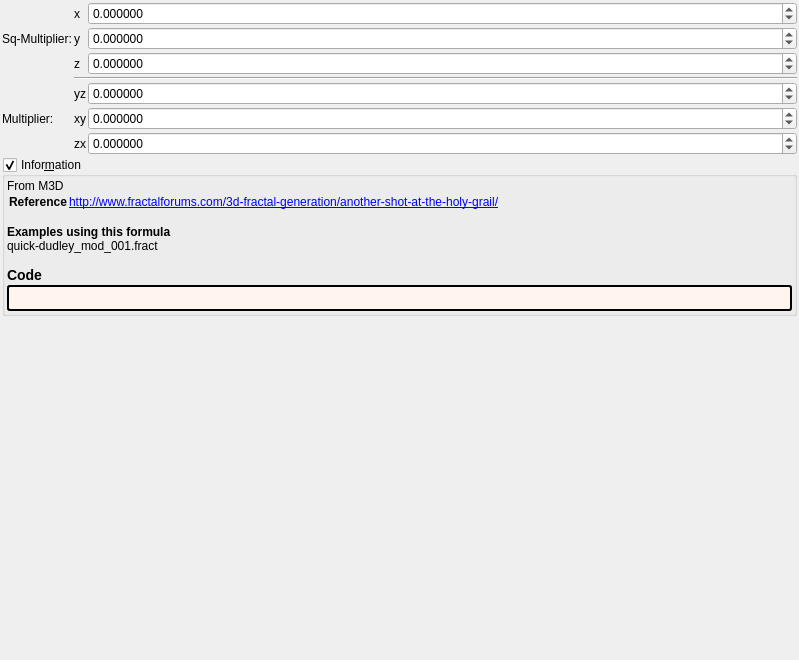
<?xml version="1.0" encoding="UTF-8"?>
<ui version="4.0">
 <class>quick_dudley_mod</class>
 <widget class="QWidget" name="Form">
  <property name="geometry">
   <rect>
    <x>0</x>
    <y>0</y>
    <width>799</width>
    <height>660</height>
   </rect>
  </property>
  <property name="windowTitle">
   <string notr="true">quick_dudley_mod</string>
  </property>
  <layout class="QVBoxLayout" name="verticalLayout">
   <property name="spacing">
    <number>2</number>
   </property>
   <property name="leftMargin">
    <number>2</number>
   </property>
   <property name="topMargin">
    <number>2</number>
   </property>
   <property name="rightMargin">
    <number>2</number>
   </property>
   <property name="bottomMargin">
    <number>2</number>
   </property>
   <item>
    <layout class="QGridLayout" name="gridLayout_64" columnstretch="0,0,0,0,1">
     <property name="spacing">
      <number>2</number>
     </property>
     <item row="2" column="4">
      <widget class="MyDoubleSpinBox" name="spinbox3_transf_constant_multiplier_111_y">
       <property name="sizePolicy">
        <sizepolicy hsizetype="Minimum" vsizetype="Maximum">
         <horstretch>0</horstretch>
         <verstretch>0</verstretch>
        </sizepolicy>
       </property>
       <property name="prefix">
        <string/>
       </property>
       <property name="suffix">
        <string/>
       </property>
       <property name="decimals">
        <number>6</number>
       </property>
       <property name="minimum">
        <double>-99.989999999999995</double>
       </property>
       <property name="maximum">
        <double>99.989999999999995</double>
       </property>
       <property name="singleStep">
        <double>0.100000000000000</double>
       </property>
      </widget>
     </item>
     <item row="3" column="4">
      <widget class="MyDoubleSpinBox" name="spinbox3_transf_constant_multiplier_111_z">
       <property name="sizePolicy">
        <sizepolicy hsizetype="Minimum" vsizetype="Maximum">
         <horstretch>0</horstretch>
         <verstretch>0</verstretch>
        </sizepolicy>
       </property>
       <property name="prefix">
        <string/>
       </property>
       <property name="suffix">
        <string/>
       </property>
       <property name="decimals">
        <number>6</number>
       </property>
       <property name="minimum">
        <double>-99.989999999999995</double>
       </property>
       <property name="maximum">
        <double>99.989999999999995</double>
       </property>
       <property name="singleStep">
        <double>0.100000000000000</double>
       </property>
      </widget>
     </item>
     <item row="6" column="1">
      <widget class="QLabel" name="label_269">
       <property name="text">
        <string>Multiplier:</string>
       </property>
      </widget>
     </item>
     <item row="2" column="1">
      <widget class="QLabel" name="label_267">
       <property name="text">
        <string>Sq-Multiplier:</string>
       </property>
      </widget>
     </item>
     <item row="5" column="4">
      <widget class="MyDoubleSpinBox" name="spinbox3_transf_constant_multiplier_222_x">
       <property name="sizePolicy">
        <sizepolicy hsizetype="Minimum" vsizetype="Maximum">
         <horstretch>0</horstretch>
         <verstretch>0</verstretch>
        </sizepolicy>
       </property>
       <property name="prefix">
        <string/>
       </property>
       <property name="suffix">
        <string/>
       </property>
       <property name="decimals">
        <number>6</number>
       </property>
       <property name="minimum">
        <double>-99.989999999999995</double>
       </property>
       <property name="maximum">
        <double>99.989999999999995</double>
       </property>
       <property name="singleStep">
        <double>0.100000000000000</double>
       </property>
      </widget>
     </item>
     <item row="7" column="4">
      <widget class="MyDoubleSpinBox" name="spinbox3_transf_constant_multiplier_222_z">
       <property name="sizePolicy">
        <sizepolicy hsizetype="Minimum" vsizetype="Maximum">
         <horstretch>0</horstretch>
         <verstretch>0</verstretch>
        </sizepolicy>
       </property>
       <property name="prefix">
        <string/>
       </property>
       <property name="suffix">
        <string/>
       </property>
       <property name="decimals">
        <number>6</number>
       </property>
       <property name="minimum">
        <double>-99.989999999999995</double>
       </property>
       <property name="maximum">
        <double>99.989999999999995</double>
       </property>
       <property name="singleStep">
        <double>0.100000000000000</double>
       </property>
      </widget>
     </item>
     <item row="6" column="4">
      <widget class="MyDoubleSpinBox" name="spinbox3_transf_constant_multiplier_222_y">
       <property name="sizePolicy">
        <sizepolicy hsizetype="Minimum" vsizetype="Maximum">
         <horstretch>0</horstretch>
         <verstretch>0</verstretch>
        </sizepolicy>
       </property>
       <property name="prefix">
        <string/>
       </property>
       <property name="suffix">
        <string/>
       </property>
       <property name="decimals">
        <number>6</number>
       </property>
       <property name="minimum">
        <double>-99.989999999999995</double>
       </property>
       <property name="maximum">
        <double>99.989999999999995</double>
       </property>
       <property name="singleStep">
        <double>0.100000000000000</double>
       </property>
      </widget>
     </item>
     <item row="1" column="4">
      <widget class="MyDoubleSpinBox" name="spinbox3_transf_constant_multiplier_111_x">
       <property name="sizePolicy">
        <sizepolicy hsizetype="Minimum" vsizetype="Maximum">
         <horstretch>0</horstretch>
         <verstretch>0</verstretch>
        </sizepolicy>
       </property>
       <property name="prefix">
        <string/>
       </property>
       <property name="suffix">
        <string/>
       </property>
       <property name="decimals">
        <number>6</number>
       </property>
       <property name="minimum">
        <double>-99.989999999999995</double>
       </property>
       <property name="maximum">
        <double>99.989999999999995</double>
       </property>
       <property name="singleStep">
        <double>0.100000000000000</double>
       </property>
      </widget>
     </item>
     <item row="1" column="2" colspan="2">
      <widget class="QLabel" name="label_257">
       <property name="text">
        <string notr="true">x</string>
       </property>
      </widget>
     </item>
     <item row="2" column="2" colspan="2">
      <widget class="QLabel" name="label_264">
       <property name="text">
        <string notr="true">y</string>
       </property>
      </widget>
     </item>
     <item row="3" column="2" colspan="2">
      <widget class="QLabel" name="label_266">
       <property name="text">
        <string notr="true">z</string>
       </property>
      </widget>
     </item>
     <item row="7" column="2" colspan="2">
      <widget class="QLabel" name="label_271">
       <property name="text">
        <string notr="true">zx</string>
       </property>
      </widget>
     </item>
     <item row="6" column="2" colspan="2">
      <widget class="QLabel" name="label_270">
       <property name="text">
        <string notr="true">xy</string>
       </property>
      </widget>
     </item>
     <item row="5" column="2" colspan="2">
      <widget class="QLabel" name="label_258">
       <property name="text">
        <string notr="true">yz</string>
       </property>
      </widget>
     </item>
     <item row="4" column="2" colspan="3">
      <widget class="Line" name="line_56">
       <property name="orientation">
        <enum>Qt::Horizontal</enum>
       </property>
      </widget>
     </item>
    </layout>
   </item>
   <item>
    <widget class="MyGroupBox" name="groupCheck_info">
     <property name="title">
      <string>Infor&amp;mation</string>
     </property>
     <property name="flat">
      <bool>false</bool>
     </property>
     <property name="checkable">
      <bool>true</bool>
     </property>
     <layout class="QVBoxLayout" name="verticalLayout_2">
      <property name="spacing">
       <number>2</number>
      </property>
      <property name="leftMargin">
       <number>2</number>
      </property>
      <property name="topMargin">
       <number>2</number>
      </property>
      <property name="rightMargin">
       <number>2</number>
      </property>
      <property name="bottomMargin">
       <number>2</number>
      </property>
      <item>
       <widget class="QLabel" name="label_information_general">
        <property name="text">
         <string notr="true">&lt;p&gt;From M3D&lt;/p&gt;&lt;table&gt;
&lt;tr&gt;&lt;th&gt;Reference&lt;/th&gt;&lt;td&gt;&lt;a href=&quot;http://www.fractalforums.com/3d-fractal-generation/another-shot-at-the-holy-grail/&quot;&gt;http://www.fractalforums.com/3d-fractal-generation/another-shot-at-the-holy-grail/&lt;br&gt;
&lt;/td&gt;&lt;/tr&gt;
&lt;/table&gt;
&lt;br&gt;&lt;b&gt;Examples using this formula&lt;/b&gt;&lt;br&gt;quick-dudley_mod_001.fract&lt;h3&gt;Code&lt;/h3&gt;</string>
        </property>
        <property name="wordWrap">
         <bool>true</bool>
        </property>
        <property name="openExternalLinks">
         <bool>true</bool>
        </property>
        <property name="textInteractionFlags">
         <set>Qt::LinksAccessibleByMouse|Qt::TextSelectableByMouse</set>
        </property>
       </widget>
      </item>
      <item>
       <widget class="QLabel" name="label_code_content">
        <property name="styleSheet">
         <string notr="true">border-style: outset; border-width: 2px; border-radius: 3px; border-color: black; background-color: #fff5ee; padding: 4px;</string>
        </property>
        <property name="text">
         <string notr="true"></string>
        </property>
        <property name="wordWrap">
         <bool>true</bool>
        </property>
        <property name="openExternalLinks">
         <bool>true</bool>
        </property>
        <property name="textInteractionFlags">
         <set>Qt::LinksAccessibleByMouse|Qt::TextSelectableByMouse</set>
        </property>
       </widget>
      </item>
     </layout>
    </widget>
   </item>
   <item>
    <spacer name="verticalSpacer">
     <property name="orientation">
      <enum>Qt::Vertical</enum>
     </property>
     <property name="sizeHint" stdset="0">
      <size>
       <width>20</width>
       <height>40</height>
      </size>
     </property>
    </spacer>
   </item>
  </layout>
 </widget>
 <customwidgets>
  <customwidget>
   <class>MyDoubleSpinBox</class>
   <extends>QDoubleSpinBox</extends>
   <header>my_double_spin_box.h</header>
  </customwidget>
  <customwidget>
   <class>MyGroupBox</class>
   <extends>QGroupBox</extends>
   <header>my_group_box.h</header>
   <container>1</container>
  </customwidget>
 </customwidgets>
 <tabstops>
  <tabstop>spinbox3_transf_constant_multiplier_111_x</tabstop>
  <tabstop>spinbox3_transf_constant_multiplier_111_y</tabstop>
  <tabstop>spinbox3_transf_constant_multiplier_111_z</tabstop>
  <tabstop>spinbox3_transf_constant_multiplier_222_x</tabstop>
  <tabstop>spinbox3_transf_constant_multiplier_222_y</tabstop>
  <tabstop>spinbox3_transf_constant_multiplier_222_z</tabstop>
  <tabstop>groupCheck_info</tabstop>
 </tabstops>
 <resources/>
 <connections/>
</ui>
